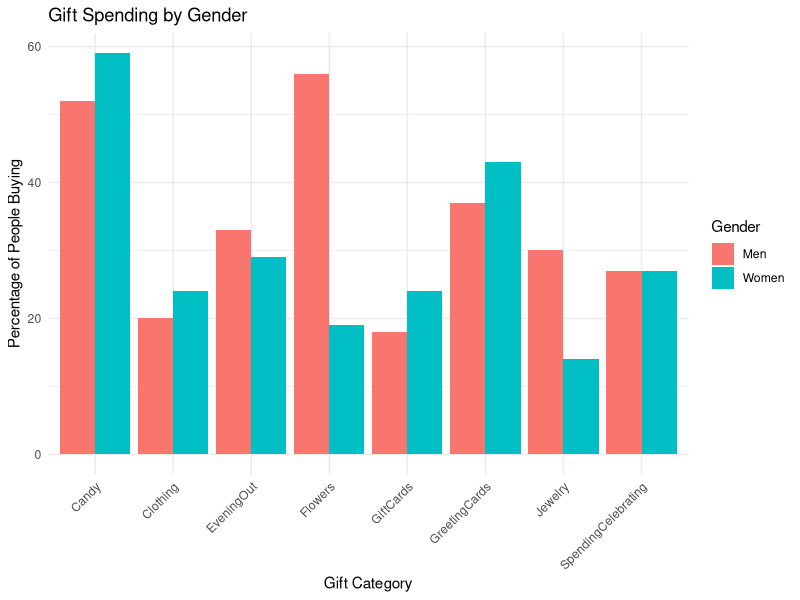

Reproduce this figure in R.
## ---- chunk 1
suppressMessages(library(ggplot2))
suppressMessages(library(dplyr))
suppressMessages(library(tidyr))


# Load data
gifts_gender <- read.csv("gifts_gender.csv")

# Reshape data to long format
gifts_long <- gifts_gender |>
  pivot_longer(cols = -Gender, names_to = "GiftCategory", values_to = "Percentage")


# Create the bar plot
ggplot(gifts_long, aes(x = GiftCategory, y = Percentage, fill = Gender)) +
  geom_bar(stat = "identity", position = "dodge") +
  labs(title = "Gift Spending by Gender", 
       x = "Gift Category", 
       y = "Percentage of People Buying") +
  theme_minimal() +
  theme(axis.text.x = element_text(angle = 45, hjust = 1))
